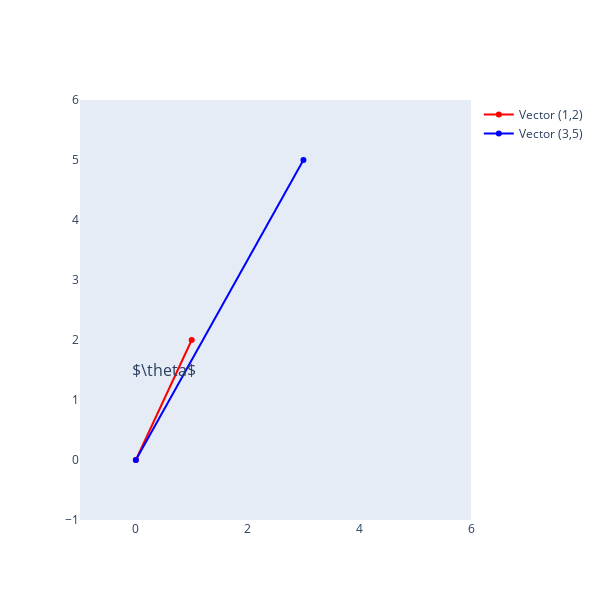

The notebook cell this image was saved under:
### Markdown cell above
## Vector Addition and Scalar Multiplication

Out of the box, vectors support two basic operations: addition and scalar multiplication. These relatively simple operations will allow us to study sophisticated behavior.

:::{note} Definition: Vector Addition
Suppose $\vec u$ and $\vec v$ are both vectors with the same number of components, i.e. $\vec u, \vec v \in \mathbb{R}^n$.

Then, the **sum** of $\vec u$ and $\vec v$ is defined as follows:

$$\vec u + \vec v = \begin{bmatrix} u_1 \\ u_2 \\ \vdots \\ u_n \end{bmatrix} + \begin{bmatrix} v_1 \\ v_2 \\ \vdots \\ v_n \end{bmatrix} = \begin{bmatrix} u_1 + v_1 \\ u_2 + v_2 \\ \vdots \\ u_n + v_n \end{bmatrix}$$
:::

This tells us that vector addition is performed **element-wise**. This is a term that you'll encounter quite a bit in the context of writing `numpy` code, as you'll see in lab.

For example, if $\vec u = \begin{bmatrix} 1 \\ 2 \\ 3 \end{bmatrix}$ and $\vec v = \begin{bmatrix} 4 \\ 5 \\ 6 \end{bmatrix}$, then $\vec u + \vec v = \begin{bmatrix} 5 \\ 7 \\ 9 \end{bmatrix}$. 

If $\vec w = \begin{bmatrix} 1 \\ 2 \end{bmatrix}$, then $\vec u + \vec w$ is undefined, since $\vec u$ and $\vec w$ have different numbers of components.

<br>

:::{note} Definition: Scalar Multiplication
Suppose $\vec v \in \mathbb{R}^n$. The **scalar multiple** of $\vec v$ by a scalar $c \in \mathbb{R}$ is defined as follows:

$$c \vec v = c \begin{bmatrix} v_1 \\ v_2 \\ \vdots \\ v_n \end{bmatrix} = \begin{bmatrix} c v_1 \\ c v_2 \\ \vdots \\ c v_n \end{bmatrix}$$
:::

For example, if $\vec v = \begin{bmatrix} 1 \\ 2 \\ 3 \end{bmatrix}$ and $c = 2$, then $2 \vec v = \begin{bmatrix} 2 \\ 4 \\ 6 \end{bmatrix}$. Note that we've deliberately defined this operation as **scalar** multiplication, not just "multiplication" in general, as there's more nuance to the definition of multiplication in linear algebra.

The norm of a vector satisfies the following properties, which you should verify for yourself:

- $\lVert \vec v \rVert \geq 0$.
- $\lVert \vec v \rVert = 0$ if and only if $\vec v = \vec 0 = \begin{bmatrix} 0 \\ 0 \\ \vdots \\ 0 \end{bmatrix}$.
- $\lVert c \vec v \rVert = |c| \lVert \vec v \rVert$ for all $c \in \mathbb{R}$.
- $\lVert \vec u + \vec v \rVert \leq \lVert \vec u \rVert + \lVert \vec v \rVert$ (called the **triangle inequality**; the proof of this is non-trivial, and we'll see it later in a homework assignment).


<!-- 
:::{note} Definition: Zero Vector
The **zero vector** is the vector with all components equal to 0.

$$\vec 0 = \begin{bmatrix} 0 \\ 0 \\ \vdots \\ 0 \end{bmatrix}$$
:::

 -->

## Visualizing Addition and Scalar Multiplication

### Code cell
import plotly.graph_objects as go
import numpy as np

# Define the vectors
v1 = np.array([1, 2])
v2 = np.array([3, 5])

# Calculate angle between vectors (in radians)
theta = np.arccos(np.dot(v1, v2) / (np.linalg.norm(v1) * np.linalg.norm(v2)))

# Create figure
fig = go.Figure()

# Add vector (1,2) in red
fig.add_trace(go.Scatter(x=[0, v1[0]], y=[0, v1[1]], 
                         mode='lines+markers', 
                         line=dict(color='red', width=2),
                         name='Vector (1,2)'))

# Add vector (3,5) in blue
fig.add_trace(go.Scatter(x=[0, v2[0]], y=[0, v2[1]], 
                         mode='lines+markers', 
                         line=dict(color='blue', width=2),
                         name='Vector (3,5)'))

# Add angle annotation
fig.add_annotation(
    x=0.5, y=1.5,
    text=r'$\theta$',
    showarrow=False,
    font=dict(size=16)
)

# Set layout
fig.update_layout(
    xaxis=dict(range=[-1, 6], showgrid=False, zeroline=False),
    yaxis=dict(range=[-1, 6], showgrid=False, zeroline=False),
    width=600,
    height=600,
    showlegend=True
)

fig.show()

### Figure 1 — Plotly figure (JSON) as saved in the notebook; plotly's stock layout.template omitted (floating-point values rounded to 4 significant figures)
{"data": [{"line": {"color": "red", "width": 2}, "mode": "lines+markers", "name": "Vector (1,2)", "type": "scatter", "x": [0, 1], "y": [0, 2]}, {"line": {"color": "blue", "width": 2}, "mode": "lines+markers", "name": "Vector (3,5)", "type": "scatter", "x": [0, 3], "y": [0, 5]}], "layout": {"annotations": [{"font": {"size": 16}, "showarrow": false, "text": "$\\theta$", "x": 0.5, "y": 1.5}], "height": 600, "showlegend": true, "width": 600, "xaxis": {"range": [-1, 6], "showgrid": false, "zeroline": false}, "yaxis": {"range": [-1, 6], "showgrid": false, "zeroline": false}}}
